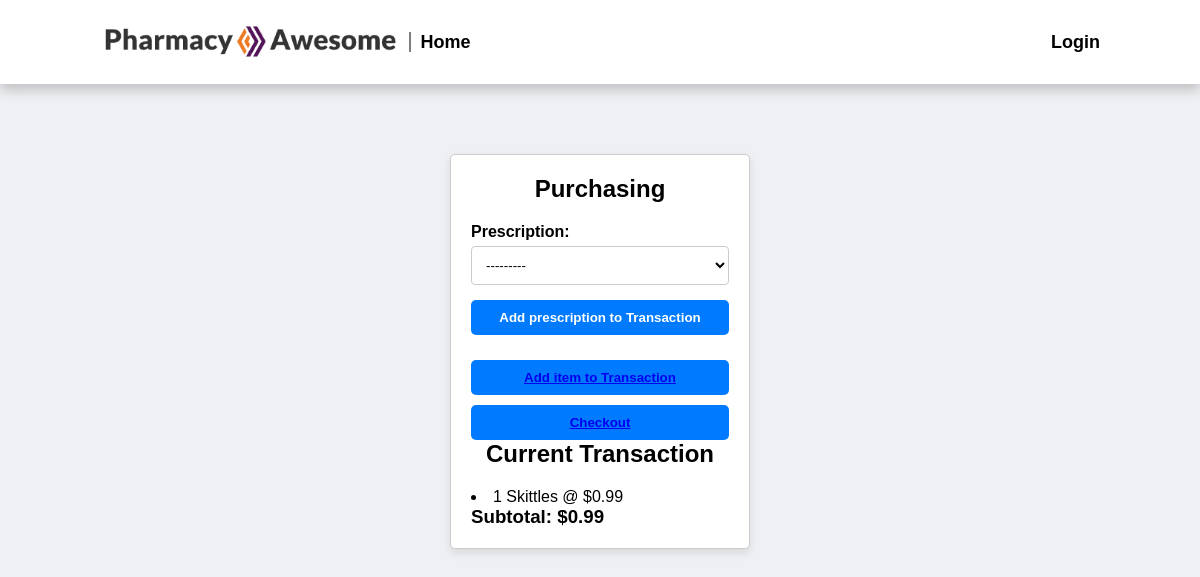
Page /purchasing/prescription_transaction/21/ on the committed database.
### cashier/models.py (models this page shows, shortened)
class PurchasedItemDetails(models.Model):
    item = models.ForeignKey(InventoryItem, on_delete=models.CASCADE, null=True)
    purchase = models.ForeignKey(Purchase, on_delete=models.CASCADE, null=True)
    quantity = models.PositiveIntegerField(default=1)

class InventoryItem(models.Model):
    name = models.CharField(max_length=100)
    quantity = models.PositiveIntegerField(default=1)
    price = models.DecimalField(max_digits=10, decimal_places=2)
    expiry_date = models.DateField()
    def __str__(self):
        return self.name

class Purchase(models.Model):
    items = models.ManyToManyField(InventoryItem, through="PurchasedItemDetails")
    prescriptions = models.ManyToManyField(Prescription, through="PurchasedPrescriptionDetails")
    patient = models.ForeignKey(Patient, on_delete=models.CASCADE, null=True)
    purchase_date = models.DateTimeField(default=timezone.now)
    total_cost = models.DecimalField(max_digits=10, decimal_places=2)
    quantity_sold = models.PositiveBigIntegerField(default=1)
    signature_image = models.ImageField(upload_to='signatures/', blank=True, null=True) # Store signatures

### cashier/views.py (the view)
# urls.py: path('prescription_transaction/<int:pk>/', views.prescription_transaction, name='prescription_transaction'),
def prescription_transaction(request, pk=None):
    if pk is None: return
    purchase = get_object_or_404(Purchase, pk=pk)
    patient = purchase.patient
    if request.method == 'POST':
        form = PrescriptionPurchaseForm(request.POST, instance=purchase)
        if form.is_valid():
            data = form.cleaned_data
            PurchasedPrescriptionDetails.objects.create(prescription=data["prescription"], purchase=purchase)
            purchase.total_cost += data["prescription"].price
            purchase.quantity_sold += 1
            purchase.save()
            return redirect(f'/purchasing/transaction/{purchase.id}')
    else:
        form = PrescriptionPurchaseForm()
        form.filter_patient(patient)
    return render(request, 'prescription_transaction.html', {'form': form, 'purchase': purchase})

### cashier/forms.py
class PrescriptionPurchaseForm(forms.ModelForm):
    prescription = forms.ModelChoiceField(queryset=Prescription.objects.all())
    class Meta:
        model = Purchase
        fields = ['prescription']
    def filter_patient(self, patient):
        self.fields['prescription'].queryset = Prescription.objects.filter(is_filled=True, patient=patient, picked_up=False)

### cashier/templatetags/get_details.py (called while the page is built)
@register.filter
def get_item_details(item, purchase):
    return item.purchaseditemdetails_set.get(purchase=purchase)

### drugs/templatetags/custom_filters.py (called while the page is built)
@register.filter
def is_in_group(user, group_names):
    group_list = group_names.split(',')
    return user.groups.filter(name__in=group_list).exists()

### cashier/templates/prescription_transaction.html (shortened to what this page needs)
{% extends "base.html" %}
{% block css %}
    {% load static %}
    <link rel="stylesheet" type="text/css" href="{% static 'form.css' %}" />
{% endblock css %}
{% block content %}
<div class="form-container">
    <h2>Purchasing</h2>
    <form class="form-group" method="post">
        {{ form.as_p }}
        <button type="submit">Add prescription to Transaction</button>
    </form>
    <button><a href="{% url 'transaction' purchase.id %}">Add item to Transaction</a></button><br>
    <button><a href="{% url 'checkout' purchase.id %}">Checkout</a></button><br>
    {% load get_details %}
    <h2>Current Transaction</h2>
    {% for item in purchase.items.all %}
        {% with details=item|get_item_details:purchase %}
        <li>{{details.quantity}} {{item}} @ ${{item.price}}</li>
        {% endwith %}
    {% endfor %}
    <h3>Subtotal: ${{purchase.total_cost}}</h3>
</div>
{% endblock %}

### static/form.css (style rules this page uses)
.form-container { max-width: 300px; margin: 50px auto; padding: 20px; border: 1px solid; border-radius: 5px; }
.form-container h2 { text-align: center; margin-bottom: 20px; }
.form-container button { width: 100%; padding: 10px; border: none; border-radius: 5px; cursor: pointer; font-weight: bold; margin-top: 10px; transition: background-color 0.3s; }
.form-group { position: relative; margin-bottom: 15px; }
.form-group label { display: block; margin-bottom: 5px; font-weight: bold; }
.form-group input, .form-group textarea, .form-group select { width: 100%; padding: 10px; margin-bottom: 5px; border: 1px solid; border-radius: 4px; box-sizing: border-box; }
.form-container { background-color: #fff; border-color: #ccc; color: #000; box-shadow: 0 4px 8px rgba(0, 0, 0, 0.1); }
.form-container button { color: #fff; background-color: #007bff; }
.form-group input, .form-group textarea, .form-group select { border-color: #ccc; background-color: #fff; color: #000; }

### static/base.css (style rules this page uses)
* { margin: 0; padding: 0; box-sizing: border-box; font-family: "Poppins", sans-serif; }
body { font-family: Arial, sans-serif; display: flex; flex-direction: column; height: 100vh; background-color: #eff0f3; }

### rows in the picture
InventoryItem: name "Skittles", price "0.99"
PurchasedItemDetails: quantity "1"
Purchase: total_cost "0.99"
